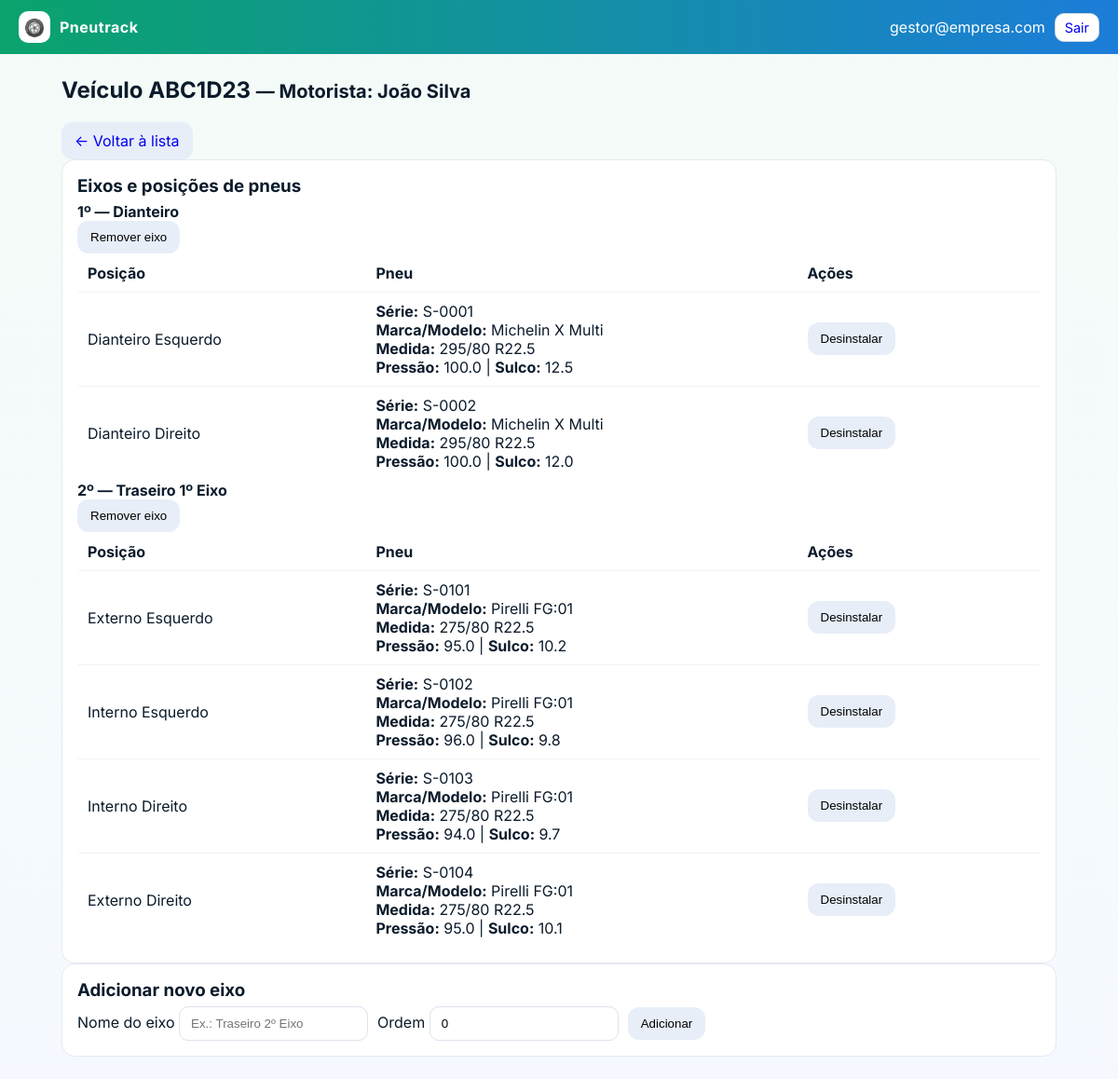
Screenshot of /veiculo/1 (signed in) with the database file from the repository.
### app.py (models this page shows)
class User(db.Model):
    id = db.Column(db.Integer, primary_key=True)
    email = db.Column(db.String(120), unique=True, nullable=False)
    name = db.Column(db.String(80), nullable=False)
    role = db.Column(db.String(20), nullable=False)  # gestor | borracheiro
    password = db.Column(db.String(128), nullable=False)  # demo only

class Veiculo(db.Model):
    id = db.Column(db.Integer, primary_key=True)
    anexos = db.relationship("Anexo", backref="veiculo", cascade="all, delete-orphan")
    placa = db.Column(db.String(10), unique=True, nullable=False)
    motorista = db.Column(db.String(80), nullable=False)
    alerta_km_max = db.Column(db.Integer, default=50000)
    eixos = db.relationship("Eixo", backref="veiculo", cascade="all, delete-orphan")
    posicoes = db.relationship("PosicaoPneu", backref="veiculo", cascade="all, delete-orphan")
    historicos = db.relationship("Historico", backref="veiculo", cascade="all, delete-orphan")
    servicos = db.relationship("ServicoAutorizado", backref="veiculo", cascade="all, delete-orphan")

class Eixo(db.Model):
    id = db.Column(db.Integer, primary_key=True)
    veiculo_id = db.Column(db.Integer, db.ForeignKey("veiculo.id"), nullable=False)
    nome = db.Column(db.String(60), nullable=False)
    ordem = db.Column(db.Integer, default=0)

class PosicaoPneu(db.Model):
    id = db.Column(db.Integer, primary_key=True)
    veiculo_id = db.Column(db.Integer, db.ForeignKey("veiculo.id"), nullable=False)
    eixo_id = db.Column(db.Integer, db.ForeignKey("eixo.id"))
    pos_label = db.Column(db.String(60), nullable=False)
    pneu_id = db.Column(db.Integer, db.ForeignKey("pneu.id"))
    pneu = db.relationship("Pneu")

class Pneu(db.Model):
    id = db.Column(db.Integer, primary_key=True)
    codigo_barras = db.Column(db.String(64))
    numero_fogo = db.Column(db.String(20))
    numero_serie = db.Column(db.String(40))
    marca = db.Column(db.String(40))
    modelo = db.Column(db.String(40))
    medida = db.Column(db.String(40))
    status = db.Column(db.String(20), default="estoque")  # estoque, ativo, conserto, recapagem, vendido, sucateado, rodizio
    pressao = db.Column(db.Float, default=0)
    sulco = db.Column(db.Float, default=0)

### app.py (the view)
        def inner(*args, **kwargs):
            user = current_user()
            if not user:
                return redirect(url_for("login"))
            if role and user.role != role:
                flash("Acesso negado para este perfil.", "error")
                return redirect(url_for("home"))
            return fn(*args, **kwargs)

### app.py (called while the page is built)
def current_user():
    email = session.get("email")
    if not email:
        return None
    return User.query.filter_by(email=email).first()

def login_required(role=None):
    def decorator(fn):
        def inner(*args, **kwargs):
            user = current_user()
            if not user:
                return redirect(url_for("login"))
            if role and user.role != role:
                flash("Acesso negado para este perfil.", "error")
                return redirect(url_for("home"))
            return fn(*args, **kwargs)
        inner.__name__ = fn.__name__
        return inner
    return decorator

@app.route("/veiculo/<int:vid>")
@login_required()
def veiculo_detail(vid):
    v = Veiculo.query.get_or_404(vid)
    eixos = Eixo.query.filter_by(veiculo_id=v.id).order_by(Eixo.ordem).all()
    posicoes = PosicaoPneu.query.filter_by(veiculo_id=v.id).all()
    grouped = {}
    for p in posicoes:
        grouped.setdefault(p.eixo_id, []).append(p)
    return render_template("veiculo_detail.html", v=v, eixos=eixos, grouped=grouped)

### templates/veiculo_detail.html
{% extends "base.html" %}
{% block content %}
<h2 class="h4 mb-3">
  Veículo {{ v.placa }}
  <small class="text-muted">— Motorista: {{ v.motorista }}</small>
</h2>
<nav class="mb-3 d-flex gap-2 flex-wrap">
  <a class="btn btn-sm btn-outline-secondary" href="{{ url_for('veiculos_list') }}">← Voltar à lista</a>
</nav>
<section class="card p-3 mb-4">
  <h3 class="h6 mb-3">Eixos e posições de pneus</h3>
  {% for ex in eixos %}
    <div class="border rounded p-2 mb-3">
      <div class="d-flex justify-content-between align-items-center mb-2">
        <strong>{{ ex.ordem }}º — {{ ex.nome }}</strong>
        <form method="post" action="{{ url_for('eixo_excluir', eid=ex.id) }}" onsubmit="return confirm('Remover este eixo?');">
          <button class="btn btn-sm btn-outline-danger">Remover eixo</button>
        </form>
      </div>
      <div class="table-responsive">
        <table class="table table-sm table-bordered align-middle mb-2">
          <thead>
            <tr>
              <th style="width:30%">Posição</th>
              <th>Pneu</th>
              <th style="width:260px">Ações</th>
            </tr>
          </thead>
          <tbody>
            {% for pos in grouped.get(ex.id, []) %}
              <tr>
                <td>{{ pos.pos_label }}</td>
                <td>
                  {% if pos.pneu %}
                    <div class="small">
                      <div><b>Série:</b> {{ pos.pneu.numero_serie or '-' }}</div>
                      <div><b>Marca/Modelo:</b> {{ pos.pneu.marca or '-' }} {{ pos.pneu.modelo or '' }}</div>
                      <div><b>Medida:</b> {{ pos.pneu.medida or '-' }}</div>
                      <div><b>Pressão:</b> {{ pos.pneu.pressao }} | <b>Sulco:</b> {{ pos.pneu.sulco }}</div>
                    </div>
                  {% else %}
                    <span class="text-muted">[vazio]</span>
                  {% endif %}
                </td>
                <td class="d-flex gap-2">
                  {% if pos.pneu %}
                    <form method="post" action="{{ url_for('desinstalar_pneu', vid=v.id, pid=pos.id) }}">
                      <button class="btn btn-sm btn-warning">Desinstalar</button>
                    </form>
                  {% else %}
                    <a class="btn btn-sm btn-primary" href="{{ url_for('instalar_pneu', vid=v.id, pid=pos.id) }}">
                      Instalar pneu
                    </a>
                  {% endif %}
                </td>
              </tr>
            {% endfor %}
          </tbody>
        </table>
      </div>
    </div>
  {% endfor %}
</section>
<section class="card p-3">
  <h3 class="h6 mb-3">Adicionar novo eixo</h3>
  <form method="post" action="{{ url_for('eixo_novo', vid=v.id) }}" class="row g-2 align-items-end">
    <div class="col-sm-6">
      <label class="form-label">Nome do eixo</label>
      <input class="form-control" type="text" name="nome" placeholder="Ex.: Traseiro 2º Eixo" required>
    </div>
    <div class="col-sm-3">
      <label class="form-label">Ordem</label>
      <input class="form-control" type="number" name="ordem" min="0" value="0">
    </div>
    <div class="col-sm-3">
      <button class="btn btn-success w-100">Adicionar</button>
    </div>
  </form>
</section>
{% endblock %}

### templates/base.html (shortened to what this page needs)
<!doctype html>
<html lang="pt-br">
<head>
  <link rel="stylesheet" href="{{ url_for('static', filename='styles.css') }}">
</head>
<body>
  <header class="topbar">
    <div class="brand">
      <div class="logo">🛞</div>
      <div class="title">Pneutrack</div>
    </div>
    {% if session.get('email') %}
    <div class="user">
      <span>{{ session.get('email') }}</span>
      <a class="btn small outline" href="{{ url_for('logout') }}">Sair</a>
    </div>
    {% endif %}
  </header>
  <main class="container">
    {% block content %}{% endblock %}
  </main>
</body>
</html>

### static/styles.css (style rules this page uses)
:root { --brand1:#0AA36C; --brand2:#1C7DD9; --bg:#f4fbf7; }
* { box-sizing:border-box }
body { margin:0;font-family:Inter,system-ui,-apple-system,Segoe UI,Roboto,Helvetica,Arial,sans-serif;background:linear-gradient(180deg,#f4fbf7,#f5f9ff);color:#0b1b2b }
.topbar { display:flex;justify-content:space-between;align-items:center;padding:12px 20px;background:linear-gradient(90deg,var(--brand1),var(--brand2));color:#fff }
.brand { display:flex;gap:10px;align-items:center }
.logo { width:34px;height:34px;border-radius:10px;background:#fff;color:#0b1b2b;display:grid;place-items:center;font-size:18px }
.title { font-weight:700;letter-spacing:.5px }
.user { display:flex;gap:10px;align-items:center }
.container { max-width:1100px;margin:24px auto;padding:0 16px }
input,select { padding:10px 12px;border:1px solid #dde3ee;border-radius:10px;outline:none }
.btn { padding:10px 14px;border-radius:12px;border:none;cursor:pointer;display:inline-block;text-decoration:none;text-align:center;background:#e7eef8 }
.btn.outline { background:#fff;border:1px solid #cbd5e1 }
.btn.small { padding:6px 10px;border-radius:10px;font-size:.9rem }
.row { display:flex;gap:10px;align-items:center;flex-wrap:wrap }
.card { background:#fff;border-radius:14px;padding:16px;border:1px solid #e5e9f2 }
.card h3 { margin:0 0 6px }
.table { width:100%;border-collapse:collapse;background:#fff;border-radius:12px;overflow:hidden;border:1px solid #e5e9f2 }
.table th,.table td { padding:10px;border-bottom:1px solid #eef2f7;text-align:left }
.table tr:last-child td { border-bottom:none }

### rows the page displays
User: get "gestor@empresa.com"
Veiculo: placa "ABC1D23", motorista "João Silva"
Eixo: ordem "1", nome "Dianteiro"
PosicaoPneu: pos_label "Dianteiro Esquerdo", pneu "S-0001", pneu "Michelin", pneu "X Multi", pneu "295/80 R22.5", pneu.pressao "100.0", pneu.sulco "12.5"
PosicaoPneu: pos_label "Dianteiro Direito", pneu "S-0002", pneu "Michelin", pneu "X Multi", pneu "295/80 R22.5", pneu.pressao "100.0", pneu.sulco "12.0"
Eixo: ordem "2", nome "Traseiro 1º Eixo"
PosicaoPneu: pos_label "Externo Esquerdo", pneu "S-0101", pneu "Pirelli", pneu "FG:01", pneu "275/80 R22.5", pneu.pressao "95.0", pneu.sulco "10.2"
PosicaoPneu: pos_label "Interno Esquerdo", pneu "S-0102", pneu "Pirelli", pneu "FG:01", pneu "275/80 R22.5", pneu.pressao "96.0", pneu.sulco "9.8"
PosicaoPneu: pos_label "Interno Direito", pneu "S-0103", pneu "Pirelli", pneu "FG:01", pneu "275/80 R22.5", pneu.pressao "94.0", pneu.sulco "9.7"
PosicaoPneu: pos_label "Externo Direito", pneu "S-0104", pneu "Pirelli", pneu "FG:01", pneu "275/80 R22.5", pneu.pressao "95.0", pneu.sulco "10.1"
